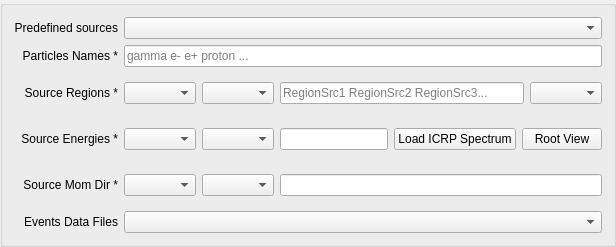
               <widget class="QGroupBox" name="groupBoxSource">
                <property name="title">
                 <string/>
                </property>
                <layout class="QGridLayout" name="gridLayout_3">
                 <item row="6" column="0">
                  <widget class="QLabel" name="EnergyDistributionLabel">
                   <property name="contextMenuPolicy">
                    <enum>Qt::DefaultContextMenu</enum>
                   </property>
                   <property name="text">
                    <string>Source Energies *</string>
                   </property>
                   <property name="alignment">
                    <set>Qt::AlignRight|Qt::AlignTrailing|Qt::AlignVCenter</set>
                   </property>
                  </widget>
                 </item>
                 <item row="2" column="0">
                  <widget class="QLabel" name="BtnOrganSources">
                   <property name="text">
                    <string>Source Regions *</string>
                   </property>
                   <property name="alignment">
                    <set>Qt::AlignRight|Qt::AlignTrailing|Qt::AlignVCenter</set>
                   </property>
                  </widget>
                 </item>
                 <item row="1" column="1">
                  <widget class="QLineEdit" name="SourcelineEditParName">
                   <property name="toolTip">
                    <string>&lt;html&gt;&lt;head/&gt;&lt;body&gt;&lt;p&gt;Add the particle names to be simulated as primary particles, six particles are available, e- e+, gamma, proton, alpha, neutron.&lt;/p&gt;&lt;/body&gt;&lt;/html&gt;</string>
                   </property>
                   <property name="text">
                    <string/>
                   </property>
                   <property name="placeholderText">
                    <string>gamma e- e+ proton ... </string>
                   </property>
                  </widget>
                 </item>
                 <item row="1" column="0">
                  <widget class="QLabel" name="ParticlesNamelabel">
                   <property name="text">
                    <string>Particles Names *</string>
                   </property>
                   <property name="alignment">
                    <set>Qt::AlignRight|Qt::AlignTrailing|Qt::AlignVCenter</set>
                   </property>
                  </widget>
                 </item>
                 <item row="9" column="0">
                  <widget class="QLabel" name="PointNumToGenerateLabel">
                   <property name="text">
                    <string>Events Data Files</string>
                   </property>
                   <property name="alignment">
                    <set>Qt::AlignRight|Qt::AlignTrailing|Qt::AlignVCenter</set>
                   </property>
                  </widget>
                 </item>
                 <item row="9" column="1">
                  <widget class="QComboBox" name="UseDataFilesFor">
                   <property name="toolTip">
                    <string>&lt;html&gt;&lt;head/&gt;&lt;body&gt;&lt;p&gt;&amp;quot;generate&amp;quot; if you intend to use the [simulate] executable just for generating event data and storing it in binary files. &amp;quot;save&amp;quot; for the direct generation of event data, where binary files will be generated with this event data. &amp;quot;read&amp;quot; for reading data from binary files for simulating events. &lt;/p&gt;&lt;/body&gt;&lt;/html&gt;</string>
                   </property>
                  </widget>
                 </item>
                 <item row="7" column="1" rowspan="2">
                  <widget class="QFrame" name="frame_7">
                   <property name="frameShape">
                    <enum>QFrame::NoFrame</enum>
                   </property>
                   <property name="frameShadow">
                    <enum>QFrame::Raised</enum>
                   </property>
                   <layout class="QHBoxLayout" name="horizontalLayout_6">
                    <property name="leftMargin">
                     <number>0</number>
                    </property>
                    <property name="rightMargin">
                     <number>0</number>
                    </property>
                    <item>
                     <widget class="QComboBox" name="SourceComboBoxAngleDist">
                      <property name="toolTip">
                       <string>&lt;html&gt;&lt;head/&gt;&lt;body&gt;&lt;p&gt;Choose how initial direction of events will be generated. Directed option require the initial theta and phi angles.&lt;/p&gt;&lt;/body&gt;&lt;/html&gt;</string>
                      </property>
                     </widget>
                    </item>
                    <item>
                     <widget class="QComboBox" name="comboBoxAngleUnit"/>
                    </item>
                    <item>
                     <widget class="QLineEdit" name="lineEditSpecialAngulatDistributionParameter"/>
                    </item>
                   </layout>
                  </widget>
                 </item>
                 <item row="6" column="1">
                  <widget class="QFrame" name="frame_3">
                   <property name="frameShape">
                    <enum>QFrame::NoFrame</enum>
                   </property>
                   <property name="frameShadow">
                    <enum>QFrame::Raised</enum>
                   </property>
                   <property name="lineWidth">
                    <number>0</number>
                   </property>
                   <layout class="QHBoxLayout" name="horizontalLayout_27">
                    <property name="leftMargin">
                     <number>0</number>
                    </property>
                    <property name="rightMargin">
                     <number>0</number>
                    </property>
                    <item>
                     <widget class="QComboBox" name="SourceComboBoxEnergyDist"/>
                    </item>
                    <item>
                     <widget class="QComboBox" name="comboBoxEnergyUnit"/>
                    </item>
                    <item>
                     <widget class="QLineEdit" name="lineEditSpecialEnergyDistributionParameter">
                      <property name="toolTip">
                       <string>&lt;html&gt;&lt;head/&gt;&lt;body&gt;&lt;p&gt;Add initial energy value (or values) of events according to the chosen distribution.&lt;/p&gt;&lt;/body&gt;&lt;/html&gt;</string>
                      </property>
                     </widget>
                    </item>
                    <item>
                     <widget class="QPushButton" name="pushButton_2LoadICRPSpectrum">
                      <property name="toolTip">
                       <string>&lt;html&gt;&lt;head/&gt;&lt;body&gt;&lt;p&gt;Choose Spectrum data of radionuclide emitted particle from ICRP Publication 107 based files. &lt;/p&gt;&lt;/body&gt;&lt;/html&gt;</string>
                      </property>
                      <property name="text">
                       <string>Load ICRP Spectrum</string>
                      </property>
                     </widget>
                    </item>
                    <item>
                     <widget class="QPushButton" name="pushButton_2RootEnergyView">
                      <property name="text">
                       <string>Root View</string>
                      </property>
                     </widget>
                    </item>
                   </layout>
                  </widget>
                 </item>
                 <item row="2" column="1">
                  <widget class="QFrame" name="frame_8">
                   <property name="frameShape">
                    <enum>QFrame::NoFrame</enum>
                   </property>
                   <property name="frameShadow">
                    <enum>QFrame::Raised</enum>
                   </property>
                   <layout class="QHBoxLayout" name="horizontalLayout_7">
                    <property name="leftMargin">
                     <number>0</number>
                    </property>
                    <property name="rightMargin">
                     <number>0</number>
                    </property>
                    <item>
                     <widget class="QComboBox" name="comboBoxTypeOfSources"/>
                    </item>
                    <item>
                     <widget class="QComboBox" name="comboBoxSizeUnit"/>
                    </item>
                    <item>
                     <widget class="QLineEdit" name="lineEditChosenSourceTypeData">
                      <property name="toolTip">
                       <string>&lt;html&gt;&lt;head/&gt;&lt;body&gt;&lt;p&gt;Add region names where the events will get initial position.&lt;/p&gt;&lt;/body&gt;&lt;/html&gt;</string>
                      </property>
                      <property name="placeholderText">
                       <string>RegionSrc1 RegionSrc2 RegionSrc3...</string>
                      </property>
                     </widget>
                    </item>
                    <item>
                     <widget class="QComboBox" name="comboBoxSourceRegionProposed"/>
                    </item>
                   </layout>
                  </widget>
                 </item>
                 <item row="7" column="0" rowspan="2">
                  <widget class="QLabel" name="AngleDistributionLabel">
                   <property name="text">
                    <string>Source Mom Dir *</string>
                   </property>
                   <property name="alignment">
                    <set>Qt::AlignRight|Qt::AlignTrailing|Qt::AlignVCenter</set>
                   </property>
                  </widget>
                 </item>
                 <item row="0" column="0">
                  <widget class="QLabel" name="label_11">
                   <property name="text">
                    <string>Predefined sources</string>
                   </property>
                   <property name="alignment">
                    <set>Qt::AlignRight|Qt::AlignTrailing|Qt::AlignVCenter</set>
                   </property>
                  </widget>
                 </item>
                 <item row="0" column="1">
                  <widget class="QComboBox" name="comboBoxPredefinedSources"/>
                 </item>
                </layout>
               </widget>
